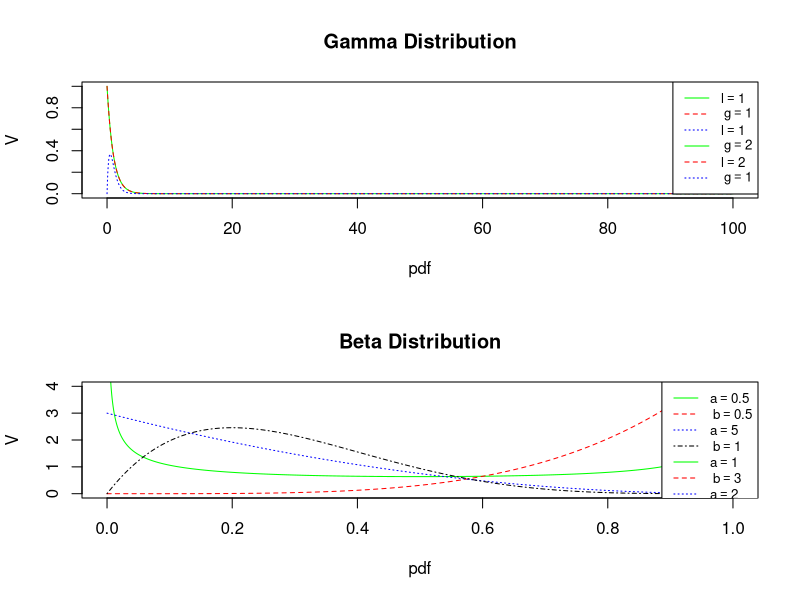

Generate this figure with R:
#PDF of Gamma distribution
#Two parameters

par(mfrow = c(2, 1))

gd = function(l, g, x) {
  pdf = l ^ g * x ^ (l - 1) * exp(-l * x) / gamma(l)
  return(pdf)
}

x = seq(0, 100, 0.001)
plot(x, gd(1, 1, x), type = "l", xlab = "pdf", ylab = "V", lty = 1, main = "Gamma Distribution", col = "green")
lines(x, gd(1, 2, x), type = "l", lty = 2, col = "red")
lines(x, gd(2, 1, x), type = "l", lty = 3, col = "blue")
legend("topright", legend = c(expression(l == 1, ~ g == 1), expression(l == 1, ~ g == 2), expression(l == 2, ~ g == 1)), col = c("green", "red", "blue"), lty = c(1, 2, 3), cex = 0.8)

rm(list = ls())
# PDF of Beta distribution (first Kind)
x = seq(0, 1, 0.0001)
bd = function(a, b, x) {
  pdf = (1 / beta(a, b)) * x ^ (a - 1) * (1 - x) ^ (b - 1)
  return(pdf)
}
plot(x, bd(0.5, 0.5, x), type = "l", xlab = "pdf", xlim = c(0, 1), ylim = c(0, 4), ylab = "V", lty = 1, main = "Beta Distribution", col = "green")
lines(x, bd(5, 1, x), type = "l", lty = 2, col = "red")
lines(x, bd(1, 3, x), type = "l", lty = 3, col = "blue")
lines(x, bd(2, 5, x), type = "l", lty = 4, col = "black")
legend("topright", legend = c(expression(a == 0.5, ~ b == 0.5), expression(a == 5, ~ b == 1), expression(a == 1, ~ b == 3), expression(a == 2, ~ b == 5)), col = c("green", "red", "blue", "black"), lty = c(1, 2, 3, 4), cex = 0.8)
